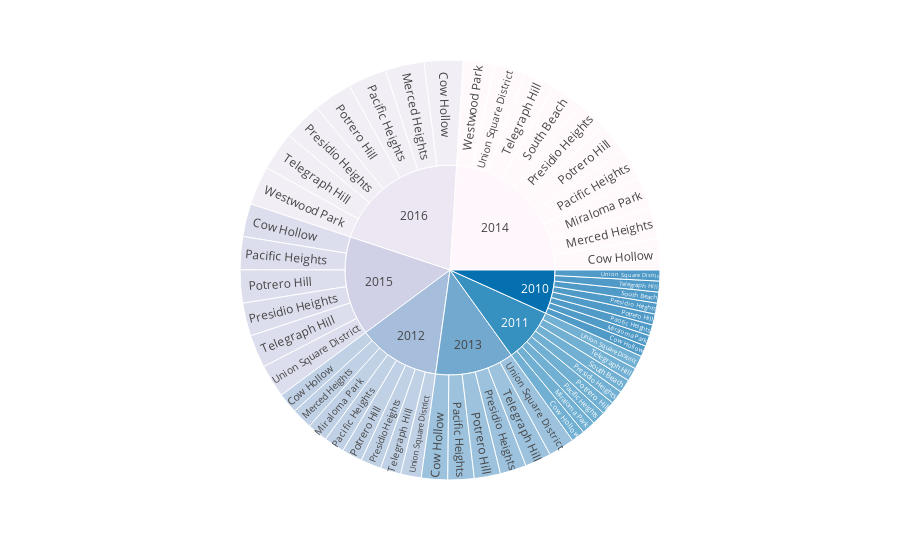

Notebook cell for this chart:
### Markdown cell above
### Create a sunburst chart to conduct a costs analysis of most expensive neighborhoods in San Francisco per year

### Code cell
# Sunburst Plot
sfo_average_sunburst_df = sfo_data.groupby(['year','neighborhood']).mean().reset_index()
sfo_sunburst_data_plot = sfo_average_sunburst_df[sfo_average_sunburst_df['neighborhood'].isin(sfo_top10_ni['neighborhood'])].sort_values(by=['sale_price_sqr_foot'], ascending=False)
sfo_sunburst_data_plot.head()


px.sunburst(
    sfo_sunburst_data_plot,
    path=['year','neighborhood'],
    values='gross_rent',
    color_discrete_sequence=px.colors.sequential.PuBu

)

### Figure 1 — Plotly figure (JSON) as saved in the notebook; plotly's stock layout.template omitted (floating-point values rounded to 4 significant figures)
{"data": [{"branchvalues": "total", "domain": {"x": [0, 1], "y": [0, 1]}, "hovertemplate": "labels=%{label}<br>gross_rent=%{value}<br>parent=%{parent}<br>id=%{id}<extra></extra>", "ids": ["2010/Cow Hollow", "2011/Cow Hollow", "2012/Cow Hollow", "2013/Cow Hollow", "2014/Cow Hollow", "2015/Cow Hollow", "2016/Cow Hollow", "2012/Merced Heights", "2014/Merced Heights", "2016/Merced Heights", "2010/Miraloma Park", "2011/Miraloma Park", "2012/Miraloma Park", "2014/Miraloma Park", "2010/Pacific Heights", "2011/Pacific Heights", "2012/Pacific Heights", "2013/Pacific Heights", "2014/Pacific Heights", "2015/Pacific Heights", "2016/Pacific Heights", "2010/Potrero Hill", "2011/Potrero Hill", "2012/Potrero Hill", "2013/Potrero Hill", "2014/Potrero Hill", "2015/Potrero Hill", "2016/Potrero Hill", "2010/Presidio Heights", "2011/Presidio Heights", "2012/Presidio Heights", "2013/Presidio Heights", "2014/Presidio Heights", "2015/Presidio Heights", "2016/Presidio Heights", "2010/South Beach", "2011/South Beach", "2014/South Beach", "2010/Telegraph Hill", "2011/Telegraph Hill", "2012/Telegraph Hill", "2013/Telegraph Hill", "2014/Telegraph Hill", "2015/Telegraph Hill", "2016/Telegraph Hill", "2010/Union Square District", "2011/Union Square District", "2012/Union Square District", "2013/Union Square District", "2014/Union Square District", "2015/Union Square District", "2014/Westwood Park", "2016/Westwood Park", "2010", "2011", "2012", "2013", "2014", "2015", "2016"], "labels": ["Cow Hollow", "Cow Hollow", "Cow Hollow", "Cow Hollow", "Cow Hollow", "Cow Hollow", "Cow Hollow", "Merced Heights", "Merced Heights", "Merced Heights", "Miraloma Park", "Miraloma Park", "Miraloma Park", "Miraloma Park", "Pacific Heights", "Pacific Heights", "Pacific Heights", "Pacific Heights", "Pacific Heights", "Pacific Heights", "Pacific Heights", "Potrero Hill", "Potrero Hill", "Potrero Hill", "Potrero Hill", "Potrero Hill", "Potrero Hill", "Potrero Hill", "Presidio Heights", "Presidio Heights", "Presidio Heights", "Presidio Heights", "Presidio Heights", "Presidio Heights", "Presidio Heights", "South Beach", "South Beach", "South Beach", "Telegraph Hill", "Telegraph Hill", "Telegraph Hill", "Telegraph Hill", "Telegraph Hill", "Telegraph Hill", "Telegraph Hill", "Union Square District", "Union Square District", "Union Square District", "Union Square District", "Union Square District", "Union Square District", "Westwood Park", "Westwood Park", "2010", "2011", "2012", "2013", "2014", "2015", "2016"], "name": "", "parents": ["2010", "2011", "2012", "2013", "2014", "2015", "2016", "2012", "2014", "2016", "2010", "2011", "2012", "2014", "2010", "2011", "2012", "2013", "2014", "2015", "2016", "2010", "2011", "2012", "2013", "2014", "2015", "2016", "2010", "2011", "2012", "2013", "2014", "2015", "2016", "2010", "2011", "2014", "2010", "2011", "2012", "2013", "2014", "2015", "2016", "2010", "2011", "2012", "2013", "2014", "2015", "2014", "2016", "", "", "", "", "", "", ""], "type": "sunburst", "values": [1239, 1530, 2324, 2971, 3528, 3739, 4390, 2324, 3528, 4390, 1239, 1530, 2324, 3528, 1239, 1530, 2324, 2971, 3528, 3739, 4390, 1239, 1530, 2324, 2971, 3528, 3739, 4390, 1239, 1530, 2324, 2971, 3528, 3739, 4390, 1239, 1530, 3528, 1239, 1530, 2324, 2971, 3528, 3739, 4390, 1239, 1530, 2324, 2971, 3528, 3739, 3528, 4390, 9912, 12240, 18592, 17826, 35280, 22434, 30730]}], "layout": {"autosize": true, "legend": {"tracegroupgap": 0}, "margin": {"t": 60}, "sunburstcolorway": ["rgb(255,247,251)", "rgb(236,231,242)", "rgb(208,209,230)", "rgb(166,189,219)", "rgb(116,169,207)", "rgb(54,144,192)", "rgb(5,112,176)", "rgb(4,90,141)", "rgb(2,56,88)"]}}
